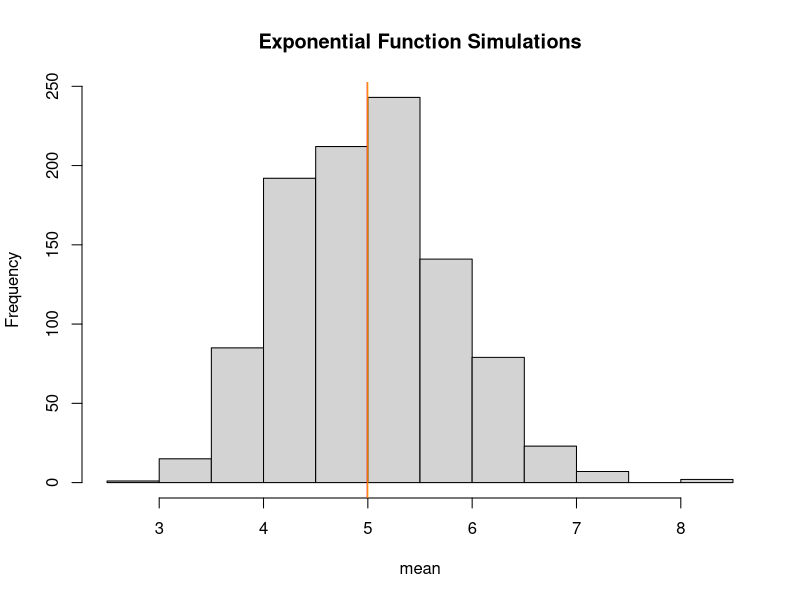
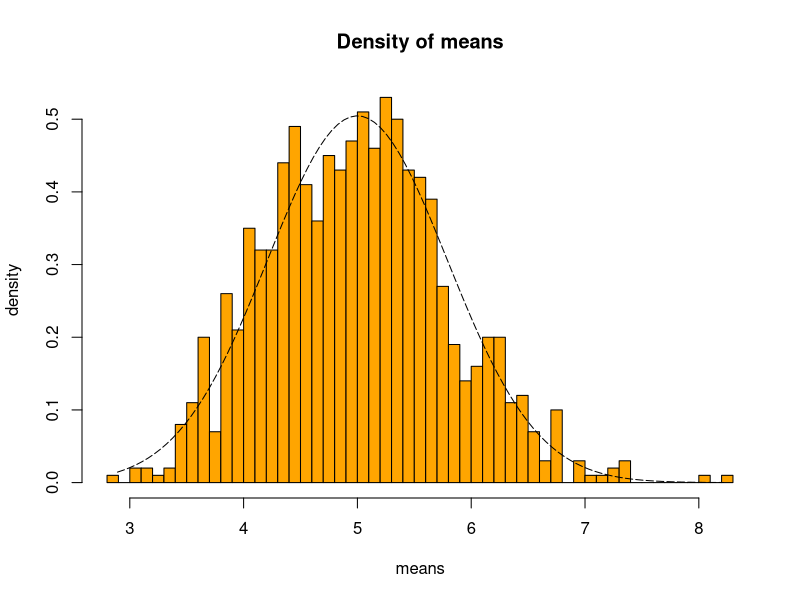
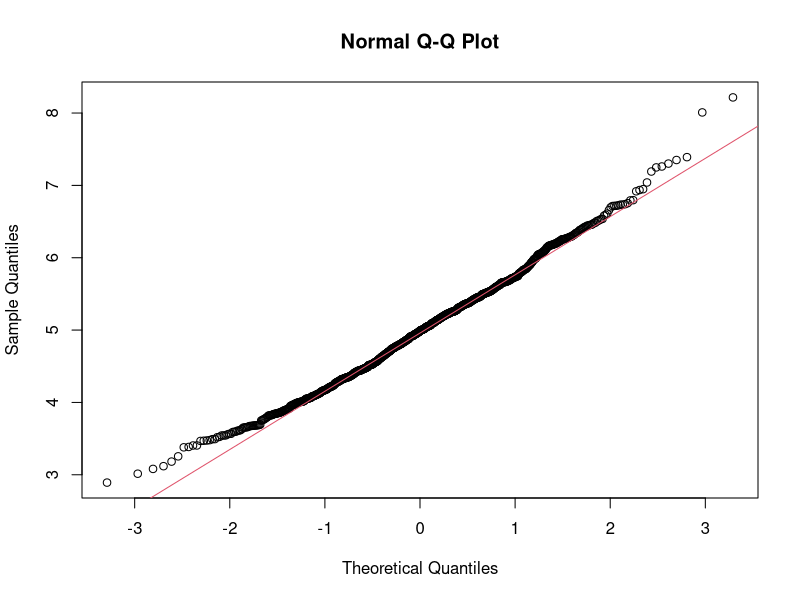

These figures' R source, in order:
## ---- chunk 1
# set seed for reproducability
set.seed(31)

# set lambda to 0.2
lambda <- 0.2

# 40 samples
n <- 40

# 1000 simulations
sim <- 1000

# simulate
simExp <- replicate(sim, rexp(n, lambda))

# calculate mean of exponentials
meanExp <- apply(simExp, 2, mean)
## ---- chunk 2
analyticalMean <- mean(meanExp)
analyticalMean
## ---- chunk 3
theoreticalMean <- 1/lambda
theoreticalMean
## ---- chunk 4
# visualization
hist(meanExp, xlab = "mean", main = "Exponential Function Simulations")
abline(v = analyticalMean, col = "red")
abline(v = theoreticalMean, col = "orange")
## ---- chunk 5
standDevDis <- sd(meanExp)
standDevDis
## ---- chunk 6
stanDevTheory <- (1/lambda)/sqrt(n)
stanDevTheory
## ---- chunk 7
varDist <- standDevDis^2
varDist
## ---- chunk 8
varTheory <- ((1/lambda)*(1/sqrt(n)))^2
varTheory
## ---- chunk 9
xfit <- seq(min(meanExp), max(meanExp), length=100)
yfit <- dnorm(xfit, mean=1/lambda, sd=(1/lambda/sqrt(n)))
hist(meanExp,breaks=n,prob=T,col="orange",xlab = "means",main="Density of means",ylab="density")
lines(xfit, yfit, pch=22, col="black", lty=5)
## ---- chunk 10
qqnorm(meanExp)
qqline(meanExp, col = 2)
